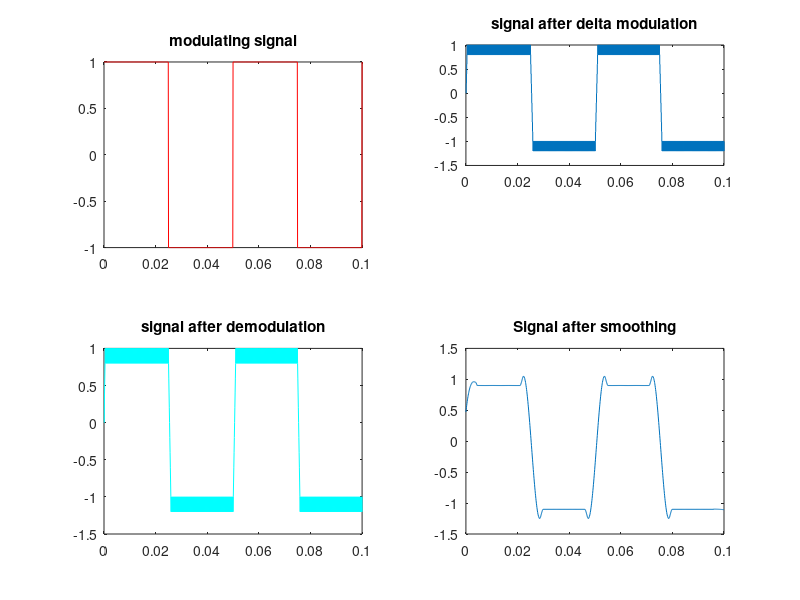

Write MATLAB code to recreate this figure.
clc;
clear all;
close all;
Fs=10000;
Ts=1/Fs;
%x-coordinate (x-axis) from(0 till 5*10^-3)
t=0:Ts:0.1
%modulating signal
%square wave
x= square(2*pi*(Fs/500)*t);
%x=5*ones(1,length(t));
%DC signal
len = length(t);
%plot the modulating signal
figure(1);
subplot(2,2,1);
plot(t,x,'r');
title('modulating signal');
%Specify the length of the stair fn
delta = 0.2;
xn=0;
%start modulation
for i =1:len-1;
    if x(i)>xn(i)
        d(i)=1;
        xn(i+1)=xn(i)+delta;
    else
        d(i) =0;
        xn(i+1)=xn(i)-delta;
    end
end
%plot the signal after DM.
%figure(2);
subplot(3,2,2);
stairs(t,xn);
title('signal after delta modulation');

 %Demodualtion 
for i=1:d
    if d(i)>xn(i)
        d(i)=0;
        xn(i+1)=xn(i+1)-delta;
    else
        d(i)=1;
        xn(i+1)=xn(i)+delta;
    end
end
%plot demodulated signal
subplot(2,2,3);
plot(t,xn,'c');
title('signal after demodulation');
%Adjust the low pass filter
order=3;
frame=81;
h= sgolayfilt(xn,order,frame);
%plot the resulting signal after smoothing.
subplot(2,2,4);
plot(t,h);
title('Signal after smoothing');
%calc square error
err = immse(x,h );
fprintf('\n The mean-squared error is %0.4f\n', err);

        